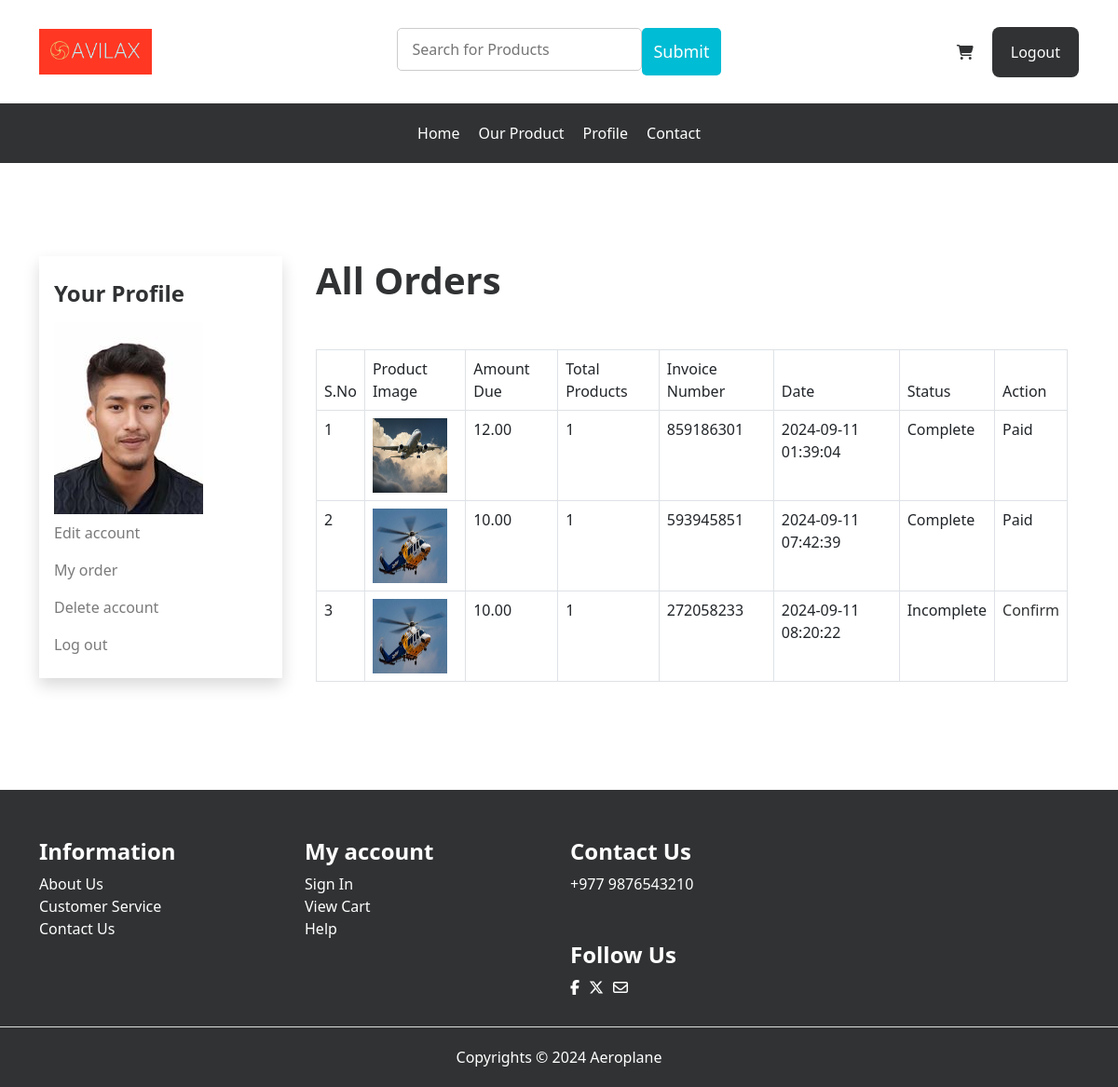
The page /user/profile.php?user_order (signed in) on the database its author committed.
### tables this page shows
CREATE TABLE `tbl_customer` (
  `id` int(11) NOT NULL,
  `name` varchar(255) NOT NULL,
  `address` text NOT NULL,
  `city` varchar(30) NOT NULL,
  `country` varchar(30) NOT NULL,
  `zip` varchar(30) NOT NULL,
  `phone` varchar(30) NOT NULL,
  `email` varchar(255) NOT NULL,
  `pass` varchar(32) NOT NULL,
  `user_image` varchar(255) NOT NULL,
  `verification_code` int(11) NOT NULL,
  `email_verified` int(11) NOT NULL DEFAULT 0
);

CREATE TABLE `tbl_order` (
  `id` int(11) NOT NULL,
  `cmrId` int(11) NOT NULL,
  `productId` int(11) NOT NULL,
  `productName` varchar(255) NOT NULL,
  `quantity` int(11) NOT NULL,
  `price` float(10,2) NOT NULL,
  `date` datetime NOT NULL DEFAULT current_timestamp(),
  `admin_status` varchar(255) NOT NULL DEFAULT 'pending',
  `order_status` varchar(255) NOT NULL DEFAULT 'pending',
  `invoice_number` varchar(255) NOT NULL
);

CREATE TABLE `tbl_product` (
  `productId` int(11) NOT NULL,
  `productName` varchar(255) NOT NULL,
  `catId` int(11) NOT NULL,
  `brandId` int(11) NOT NULL,
  `body` text NOT NULL,
  `price` float(10,2) NOT NULL,
  `image` varchar(255) NOT NULL,
  `product_in_store` int(11) NOT NULL,
  `date` int(11) NOT NULL
);

### user/user_order.php (the view, shortened to what this page needs)
<section class="order_user">
    <div class="container">
        <?php
        $user_name = $_SESSION['cmrName'];
        $get_user = "SELECT * FROM `tbl_customer` WHERE name = '$user_name'";
        $result_query = mysqli_query($conn, $get_user);
        $row = mysqli_fetch_assoc($result_query);
        $user = $row['id'];
        ?>
        <h1 class="heading">All Orders</h1>
        <table class="table table-bordered mt-5">
            <thead>
                <tr>
                    <td>S.No</td>
                    <td>Product Image</td>
                    <td>Amount Due</td>
                    <td>Total Products</td>
                    <td>Invoice Number</td>
                    <td>Date</td>
                    <td>Status</td>
                    <td>Action</td>
                </tr>
            </thead>
            <tbody>
                <?php
                $number = 1;
                $get_order_details = "SELECT uo.*, p.image
                FROM `tbl_order` uo
                JOIN `tbl_product` p ON uo.productId  = p.productId
                WHERE uo.cmrId = '$user'";
                $result_order = mysqli_query($conn, $get_order_details);
                while ($row_order = mysqli_fetch_assoc($result_order)) {
                    $order_id = $row_order['id'];
                    $amount_due = $row_order['price'];
                    $total_product = $row_order['quantity'];
                    $invoice_number = $row_order['invoice_number'];
                    $order_status = $row_order['order_status'];
                    $image = $row_order['image'];
                    if ($order_status == 'pending') {
                        $order_status = 'Incomplete';
                    } else {
                        $order_status = 'Complete';
                    }
                    $order_date = $row_order['date'];
                    echo "<tr>
                            <td>$number</td>
                            <td><img src='http://localhost/aeroplane/$image' height='80' width='80'/></td>
                            <td>$amount_due</td>
                            <td>$total_product</td>
                            <td>$invoice_number</td>
                            <td>$order_date</td>
                            <td>$order_status</td>";
                    if ($order_status == 'Complete') {
                        echo "<td>Paid</td>";
                    } else {
                        echo "<td><a href='confirm_payment.php?order_id=$order_id'>Confirm</a></td>";
                    }
                    echo "</tr>";
                    $number++;
                }
                ?>
            </tbody>
        </table>
    </div>
</section>

### header.php (shortened to what this page needs)
<?php
$user_name = isset($_SESSION['cmrName']) ? $_SESSION['cmrName'] : null;
?>
<!DOCTYPE html>
<html lang="en">
<head>
    <link rel="stylesheet" href="http://localhost/aeroplane/css/bootstrap.css">
    <link rel="stylesheet" href="http://localhost/aeroplane/css/all.css">
    <link rel="stylesheet" href="http://localhost/aeroplane/css/animate.css">
    <link rel="stylesheet" href="http://localhost/aeroplane/css/splide.min.css">
    <link rel="stylesheet" href="http://localhost/aeroplane/style.css">
</head>
<body>
    <header class="site-header">
        <div class="top-header">
            <div class="container">
                <div class="row align-items-center">
                    <div class="col-3">
                        <div class="site-logo">
                            <a href="http://localhost/aeroplane/index.php" title="">
                                <img src="http://localhost/aeroplane/image/Screenshot 2024-09-11 013300.png" alt="">
                            </a>
                        </div>
                    </div>
                    <div class="col-6">
                        <div class="search_box">
                            <form class="searchForm" action="http://localhost/aeroplane/search.php" method="get">
                                <div class="form-wrap position-relative">
                                    <div class="form-group">
                                        <input  name="search_keyword" class="searchInput" type="search"
                                        placeholder="Search for Products">
                                    </div>
                                    <div class="form-group submit">
                                        <input type="submit" value="Submit" name="search_product">
                                    </div>
                                </div>
                            </form>
                        </div>
                    </div>
                    <div class="col-3">
                        <div class="header-right">
                            <div class="shopping_cart">
                                <div class="cart">
                                    <a href="http://localhost/aeroplane/cart.php" title="View my shopping cart">
                                        <i class="fa-solid fa-cart-shopping"></i>
                                    </a>
                                </div>
                            </div>
                            <div class="login">
                                <?php
                                    if(!$user_name){
                                        echo "<a href='http://localhost/aeroplane/user/login.php' class='btn-box primary-btn'>Login</a>";
                                    }
                                    else {
                                        echo "<a href='http://localhost/aeroplane/user/logout.php' class='btn-box primary-btn'>Logout</a>";
                                    }
                                ?>
                            </div>
                        </div>
                    </div>
                </div>
            </div>
        </div>
        <div class="bottom-header">
            <nav>
                <div class="container">
                    <div class="nav-bar">
                        <ul class="primary-menu">
                            <li>
                                <a href="http://localhost/aeroplane/index.php" title="">Home</a>
                            </li>
                            <li>
                                <a href="http://localhost/aeroplane/product.php" title="">Our product</a>
                            </li>
                            <?php
                                if($user_name){
                                    echo "<li><a href='http://localhost/aeroplane/user/profile.php' title=''>Profile</a></li>";
                                }
                            ?>
                            <li>
                                <a href="http://localhost/aeroplane/contact.php" title="">Contact</a>
                            </li>
                        </ul>
                    </div>
                </div>
            </nav>
        </div>
    </header>

### user/profile.php (shortened to what this page needs)
<?php
include ('../header.php');
include ("../include/connect_db.php");
$username = $_SESSION['cmrName'];
?>
<section class="section-gaps profile-section">
    <div class="container">
        <div class="row">
            <div class="col-3">
                <ul class="navbar-nav shadow p-3">
                    <li class="nav-item">
                        <a class="nav-link" href="#">
                            <h4 class="title">Your Profile</h4>
                        </a>
                    </li>
                    <?php
                    $user_image_query = "SELECT * FROM `tbl_customer` WHERE Name = '$username'";
                    $result_image = mysqli_query($conn, $user_image_query);
                    if ($result_image && mysqli_num_rows($result_image) > 0) {
                        $row_image = mysqli_fetch_array($result_image);
                        $user_image = $row_image['user_image'];
                        echo "
                        <li class='nav-item'>
                            <div class='image user-image'>
                                <img src='./user_image/$user_image' alt='$username'>
                            </div>
                        </li>";
                    } else {
                        echo "<li class='nav-item'>User image not found.</li>";
                    }
                    ?>
                    <li class="nav-item">
                        <a class="nav-link" href="profile.php?edit_account"><span>Edit account</span></a>
                    </li>
                    <li class="nav-item">
                        <a class="nav-link" href="profile.php?user_order"><span>My order</span></a>
                    </li>
                    <li class="nav-item">
                        <a class="nav-link" href="profile.php?delete_account"><span>Delete account</span></a>
                    </li>
                    <li class="nav-item">
                        <a class="nav-link" href="logout.php"><span>Log out</span></a>
                    </li>
                </ul>
            </div>
            <div class="col-9">
                <?php
                if (isset($_GET['edit_account'])) {
                    include ('edit_account.php');
                } else if (isset($_GET['user_order'])) {
                    include ('user_order.php');
                } else if (isset($_GET['delete_account'])) {
                    include ('delete_account.php');
                } else {
                    echo '<div class="main-title center">';
                    echo '<h1 class="title">Welcome to your profile, ' . htmlspecialchars($username, ENT_QUOTES, 'UTF-8') . '</h1>';
                    echo '</div>';
                }
                ?>
            </div>
        </div>
    </div>
</section>
<?php include ("../footer.php"); ?>

### footer.php (shortened to what this page needs)
<footer class="site-footer">
    <div class="top-footer">
        <div class="container">
            <div class="row">
                <div class="col-md-3">
                    <div class="footer-item">
                        <h4>Information</h4>
                        <ul>
                            <li><a href="#">About Us</a></li>
                            <li><a href="#">Customer Service</a></li>
                            <li><a href="#"><span>Contact Us</span></a></li>
                        </ul>
                    </div>
                </div>
                <div class="col-md-3">
                    <div class="footer-item">
                        <h4>My account</h4>
                        <ul>
                            <li><a href="contact.php">Sign In</a></li>
                            <li><a href="index.php">View Cart</a></li>
                            <li><a href="faq.php">Help</a></li>
                        </ul>
                    </div>
                </div>
                <div class="col-md-3">
                    <div class="footer-item">
                        <h4>Contact Us</h4>
                        <ul>
                            <li>
                                <a href="tel: +977 9876543210">+977 9876543210</a>
                            </li>
                        </ul>
                        <div class="social-icons mt-5">
                            <h4>Follow Us</h4>
                                <ul>
                                    <li class="facebook"><a href="#" target="_blank"><i class="fa-brands fa-facebook-f"></i> </a></li>
                                    <li class="twitter"><a href="#" target="_blank"><i class="fa-brands fa-x-twitter"></i></a></li>
                                    <li class="contact"><a href="#" target="_blank"><i class="fa-regular fa-envelope"></i></a></li>
                                </ul>
                        </div>
                    </div>
                </div>
            </div>
        </div>
    </div>
    <div class="bottom-footer">
        <div class="container">
            <ul class="copyright-list list-none">
                <li>
                    <span class="text-center">Copyrights &copy; <?php echo date("Y"); ?> Aeroplane</span>
                </li>
            </ul>
        </div>
    </div>
</footer>
</body>
</html>

### style.css (style rules this page uses)
:root { --primary-color: #303233; --secondary-color: #F8F8F8; --third-color: #fcca03; --default-transition: all 0.3s linear; --section-gaps: 100px; --shadow-small: 0 1px 3px 0 rgba(0, 0, 0, 0.1), 0 1px 2px 0 rgba(0, 0, 0, 0.06); --shadow-medium: 0 4px 6px -1px rgba(0, 0, 0, 0.1), 0 2px 4px -1px rgba(0, 0, 0, 0.06); --shadow-large: 0 10px 15px -3px rgba(0, 0, 0, 0.1), 0 4px 6px -2px rgba(0, 0, 0, 0.05); }
body { -webkit-box-sizing: border-box; box-sizing: border-box; color: #7A7A7A; }
img { max-width: 100%; }
body, html { overflow-x: hidden; }
h1, h2, h3, h4, h5, h6 { font-family: var(--primary-fonts); overflow-wrap: inherit; line-height: 1.3; font-weight: 700; color: var(--primary-color); }
a { text-decoration: none; display: inline-block; color: var(--primary-color); }
a, input[type="submit"], button, input[type="button"] { cursor: pointer; -webkit-transition: var(--default-transition); -o-transition: var(--default-transition); transition: var(--default-transition); }
input, select, textarea, table { width: 100%; }
.social-links ul, .sub-menu, ul.contact-list, .social-link-list, .single-test-sty ul, .site-footer ul, .copyright-sec ul, .primary-menu, .list-none { list-style: none; margin: 0; padding: 0; }
.section-gaps { padding: var(--section-gaps) 0; }
.form-wrap { display: flex; flex-wrap: wrap; }
.btn-box { padding: 15px 20px; border-radius: 8px; text-transform: capitalize; }
.btn-box.primary-btn { background-color: #303233; color: #fff; }
.site-logo img { max-width: 150px; height: 50px; object-fit: contain; }
.top-header { padding: 20px 0; }
.header-right { display: flex; justify-content: end; gap: 20px; align-items: center; }
.search_box .form-wrap { justify-content: center; }
.search_box input { padding: 10px 15px; }
.primary-menu { display: flex; gap: 20px; justify-content: center; }
.primary-menu > li > a { text-transform: capitalize; color: #fff; }
.bottom-header nav { padding: 20px 0; background-color: #303233; }
.site-footer { background-color: #303233; padding-top: 50px; }
.footer-item h4 { color: #fff; }
.footer-item a { color: #fff; }
.social-icons ul { display: flex; gap: 10px; }
.copyright-list { display: flex; justify-content: center; color: #fff; }
.bottom-footer { padding: 20px 0; margin-top: 30px; border-top: 1px solid #ddd; }
form input { width: 100%; padding: 12px; margin: 10px 0; border: 1px solid #ccc; border-radius: 5px; box-sizing: border-box; font-size: 16px; }
form input[type="submit"] { width: 100%; padding: 12px; background-color: #00bcd4; color: #ffffff; border: none; border-radius: 5px; cursor: pointer; font-size: 18px; transition: background-color 0.3s ease; }

### rows shown on the page
tbl_customer: user_image (picture)
tbl_order: productId.image (picture), price "12.00", quantity "1", invoice_number "859186301", date "2024-09-11 01:39:04", order_status "Complete", shows "Paid"
tbl_order: productId.image (picture), price "10.00", quantity "1", invoice_number "593945851", date "2024-09-11 07:42:39", order_status "Complete", shows "Paid"
tbl_order: productId.image (picture), price "10.00", quantity "1", invoice_number "272058233", date "2024-09-11 08:20:22", order_status "Incomplete"
